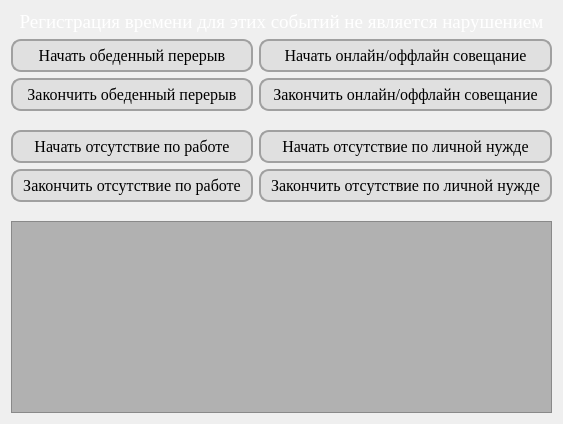
      <widget class="QWidget" name="reg_time">
       <layout class="QGridLayout" name="gridLayout_6">
        <item row="3" column="0">
         <spacer name="verticalSpacer_4">
          <property name="orientation">
           <enum>Qt::Vertical</enum>
          </property>
          <property name="sizeType">
           <enum>QSizePolicy::Minimum</enum>
          </property>
          <property name="sizeHint" stdset="0">
           <size>
            <width>20</width>
            <height>13</height>
           </size>
          </property>
         </spacer>
        </item>
        <item row="6" column="0">
         <spacer name="verticalSpacer_3">
          <property name="orientation">
           <enum>Qt::Vertical</enum>
          </property>
          <property name="sizeType">
           <enum>QSizePolicy::Minimum</enum>
          </property>
          <property name="sizeHint" stdset="0">
           <size>
            <width>20</width>
            <height>13</height>
           </size>
          </property>
         </spacer>
        </item>
        <item row="2" column="0">
         <widget class="QPushButton" name="pushButton_finishLunchBreak">
          <property name="font">
           <font>
            <family>Times New Roman</family>
            <pointsize>12</pointsize>
           </font>
          </property>
          <property name="cursor">
           <cursorShape>PointingHandCursor</cursorShape>
          </property>
          <property name="styleSheet">
           <string notr="true">QPushButton {
    background-color: #E0E0E0;
    border-radius: 10px;
    border: 2px solid #A0A0A0;
    padding: 5px 10px;
}

QPushButton:hover {
    background-color: #CCCCCC;
}
</string>
          </property>
          <property name="text">
           <string>Закончить обеденный перерыв</string>
          </property>
         </widget>
        </item>
        <item row="7" column="0" colspan="2">
         <widget class="QTextEdit" name="textEdit_regTimeInfo">
          <property name="sizePolicy">
           <sizepolicy hsizetype="Expanding" vsizetype="Expanding">
            <horstretch>0</horstretch>
            <verstretch>0</verstretch>
           </sizepolicy>
          </property>
          <property name="font">
           <font>
            <family>Times New Roman</family>
            <pointsize>12</pointsize>
           </font>
          </property>
          <property name="styleSheet">
           <string notr="true">QTextEdit {
    background-color: rgb(177, 177, 177);
    color: black;
    text-align: justify;
}
</string>
          </property>
         </widget>
        </item>
        <item row="0" column="0" colspan="2">
         <widget class="QLabel" name="label_16">
          <property name="font">
           <font>
            <family>Times New Roman</family>
            <pointsize>14</pointsize>
           </font>
          </property>
          <property name="styleSheet">
           <string notr="true">color: rgb(255, 255, 255);</string>
          </property>
          <property name="text">
           <string>Регистрация времени для этих событий не является нарушением</string>
          </property>
          <property name="alignment">
           <set>Qt::AlignCenter</set>
          </property>
         </widget>
        </item>
        <item row="4" column="1">
         <widget class="QPushButton" name="pushButton_beginPersonalNeeded">
          <property name="font">
           <font>
            <family>Times New Roman</family>
            <pointsize>12</pointsize>
           </font>
          </property>
          <property name="cursor">
           <cursorShape>PointingHandCursor</cursorShape>
          </property>
          <property name="styleSheet">
           <string notr="true">QPushButton {
    background-color: #E0E0E0;
    border-radius: 10px;
    border: 2px solid #A0A0A0;
    padding: 5px 10px;
}

QPushButton:hover {
    background-color: #CCCCCC;
}
</string>
          </property>
          <property name="text">
           <string>Начать отсутствие по личной нужде</string>
          </property>
         </widget>
        </item>
        <item row="1" column="0">
         <widget class="QPushButton" name="pushButton_beginLunchBreak">
          <property name="font">
           <font>
            <family>Times New Roman</family>
            <pointsize>12</pointsize>
           </font>
          </property>
          <property name="cursor">
           <cursorShape>PointingHandCursor</cursorShape>
          </property>
          <property name="styleSheet">
           <string notr="true">QPushButton {
    background-color: #E0E0E0;
    border-radius: 10px;
    border: 2px solid #A0A0A0;
    padding: 5px 10px;
}

QPushButton:hover {
    background-color: #CCCCCC;
}
</string>
          </property>
          <property name="text">
           <string>Начать обеденный перерыв</string>
          </property>
         </widget>
        </item>
        <item row="6" column="1">
         <spacer name="verticalSpacer_6">
          <property name="orientation">
           <enum>Qt::Vertical</enum>
          </property>
          <property name="sizeType">
           <enum>QSizePolicy::Minimum</enum>
          </property>
          <property name="sizeHint" stdset="0">
           <size>
            <width>20</width>
            <height>13</height>
           </size>
          </property>
         </spacer>
        </item>
        <item row="1" column="1">
         <widget class="QPushButton" name="pushButton_beginMeeting">
          <property name="font">
           <font>
            <family>Times New Roman</family>
            <pointsize>12</pointsize>
           </font>
          </property>
          <property name="cursor">
           <cursorShape>PointingHandCursor</cursorShape>
          </property>
          <property name="styleSheet">
           <string notr="true">QPushButton {
    background-color: #E0E0E0;
    border-radius: 10px;
    border: 2px solid #A0A0A0;
    padding: 5px 10px;
}

QPushButton:hover {
    background-color: #CCCCCC;
}
</string>
          </property>
          <property name="text">
           <string>Начать онлайн/оффлайн совещание</string>
          </property>
         </widget>
        </item>
        <item row="2" column="1">
         <widget class="QPushButton" name="pushButton_finishMeeting">
          <property name="font">
           <font>
            <family>Times New Roman</family>
            <pointsize>12</pointsize>
            <bold>false</bold>
           </font>
          </property>
          <property name="cursor">
           <cursorShape>PointingHandCursor</cursorShape>
          </property>
          <property name="styleSheet">
           <string notr="true">QPushButton {
    background-color: #E0E0E0;
    border-radius: 10px;
    border: 2px solid #A0A0A0;
    padding: 5px 10px;
}

QPushButton:hover {
    background-color: #CCCCCC;
}
</string>
          </property>
          <property name="text">
           <string>Закончить онлайн/оффлайн совещание</string>
          </property>
         </widget>
        </item>
        <item row="5" column="1">
         <widget class="QPushButton" name="pushButton_finishPersonalNeeded">
          <property name="font">
           <font>
            <family>Times New Roman</family>
            <pointsize>12</pointsize>
           </font>
          </property>
          <property name="cursor">
           <cursorShape>PointingHandCursor</cursorShape>
          </property>
          <property name="styleSheet">
           <string notr="true">QPushButton {
    background-color: #E0E0E0;
    border-radius: 10px;
    border: 2px solid #A0A0A0;
    padding: 5px 10px;
}

QPushButton:hover {
    background-color: #CCCCCC;
}
</string>
          </property>
          <property name="text">
           <string>Закончить отсутствие по личной нужде</string>
          </property>
         </widget>
        </item>
        <item row="4" column="0">
         <widget class="QPushButton" name="pushButton_beginAbsenceDueToWork">
          <property name="font">
           <font>
            <family>Times New Roman</family>
            <pointsize>12</pointsize>
           </font>
          </property>
          <property name="cursor">
           <cursorShape>PointingHandCursor</cursorShape>
          </property>
          <property name="styleSheet">
           <string notr="true">QPushButton {
    background-color: #E0E0E0;
    border-radius: 10px;
    border: 2px solid #A0A0A0;
    padding: 5px 10px;
}

QPushButton:hover {
    background-color: #CCCCCC;
}
</string>
          </property>
          <property name="text">
           <string>Начать отсутствие по работе</string>
          </property>
         </widget>
        </item>
        <item row="3" column="1">
         <spacer name="verticalSpacer_5">
          <property name="orientation">
           <enum>Qt::Vertical</enum>
          </property>
          <property name="sizeType">
           <enum>QSizePolicy::Minimum</enum>
          </property>
          <property name="sizeHint" stdset="0">
           <size>
            <width>20</width>
            <height>13</height>
           </size>
          </property>
         </spacer>
        </item>
        <item row="5" column="0">
         <widget class="QPushButton" name="pushButton_finishAbsenceDueToWork">
          <property name="font">
           <font>
            <family>Times New Roman</family>
            <pointsize>12</pointsize>
           </font>
          </property>
          <property name="cursor">
           <cursorShape>PointingHandCursor</cursorShape>
          </property>
          <property name="styleSheet">
           <string notr="true">QPushButton {
    background-color: #E0E0E0;
    border-radius: 10px;
    border: 2px solid #A0A0A0;
    padding: 5px 10px;
}

QPushButton:hover {
    background-color: #CCCCCC;
}
</string>
          </property>
          <property name="text">
           <string>Закончить отсутствие по работе</string>
          </property>
         </widget>
        </item>
       </layout>
      </widget>
